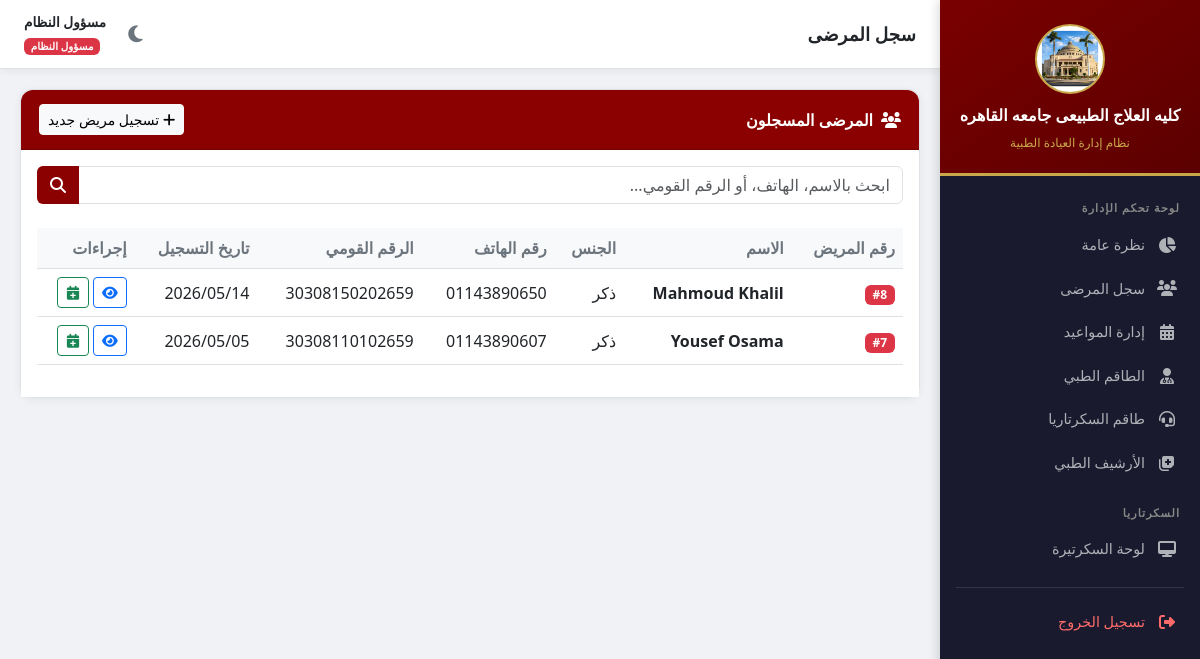
/secretary/patients/ (signed in), run on the app's committed database.
### clinic/models.py (models this page shows, shortened)
class Patient(models.Model):
    GENDER_CHOICES = [('M', 'ذكر'), ('F', 'أنثى')]
    patient_number = models.AutoField(primary_key=True, verbose_name="رقم المريض")
    name = models.CharField(max_length=150, verbose_name="الاسم")
    gender = models.CharField(max_length=1, choices=GENDER_CHOICES, verbose_name="الجنس")
    birth_date = models.DateField(verbose_name="تاريخ الميلاد")
    phone = models.CharField(max_length=20, blank=True, verbose_name="رقم الهاتف")
    address = models.TextField(blank=True, verbose_name="العنوان")
    national_id = models.CharField(max_length=14, unique=True, verbose_name="الرقم القومي", null=True, blank=True)
    created_at = models.DateTimeField(auto_now_add=True)
    updated_at = models.DateTimeField(auto_now=True)
    class Meta:
        verbose_name = "مريض"
        verbose_name_plural = "المرضى"

### clinic/views.py (the view)
# urls.py: path('secretary/patients/', views.secretary_patients, name='secretary_patients'),
@login_required
@user_passes_test(is_admin_or_secretary, login_url='login')
def secretary_patients(request):
    return _patients_list_view(request, 'secretary/patients.html', 'secretary')

### clinic/views.py (called while the page is built)
def is_admin(user):
    return user.is_superuser or user.is_staff

def is_admin_or_secretary(user):
    return is_admin(user) or is_secretary(user)

def _paginate(queryset, request):
    paginator = Paginator(queryset, ITEMS_PER_PAGE)
    page_number = request.GET.get('page')
    return paginator.get_page(page_number)

def _patients_list_view(request, template, role):
    query = request.GET.get('q', '')
    patients = Patient.objects.all()
    if query:
        patients = patients.filter(
            Q(name__icontains=query) | Q(phone__icontains=query) | Q(national_id__icontains=query)
        )
    patients = patients.order_by('-created_at')
    page_obj = _paginate(patients, request)
    return render(request, template, {'patients': page_obj, 'query': query, 'role': role})

### templates/secretary/patients.html (shortened to what this page needs)
{% extends 'base.html' %}
{% block page_title %}سجل المرضى{% endblock %}
{% block content %}
<div class="card">
  <div class="card-header d-flex justify-content-between align-items-center">
    <span><i class="fas fa-users me-2"></i>المرضى المسجلون</span>
    <a href="{% url 'secretary_patient_add' %}" class="btn btn-sm btn-light">
      <i class="fas fa-plus me-1"></i>تسجيل مريض جديد
    </a>
  </div>
  <div class="card-body">
    <form method="get" class="mb-4">
      <div class="input-group">
        <input type="text" name="q" value="{{ query }}" class="form-control" placeholder="ابحث بالاسم، الهاتف، أو الرقم القومي...">
        <button class="btn btn-cu" type="submit"><i class="fas fa-search"></i></button>
      </div>
    </form>
    {% if patients %}
    <div class="table-responsive">
      <table class="table table-hover align-middle">
        <thead class="table-light">
          <tr>
            <th>رقم المريض</th>
            <th>الاسم</th>
            <th>الجنس</th>
            <th>رقم الهاتف</th>
            <th>الرقم القومي</th>
            <th>تاريخ التسجيل</th>
            <th>إجراءات</th>
          </tr>
        </thead>
        <tbody>
          {% for patient in patients %}
          <tr>
            <td><span class="badge bg-danger">#{{ patient.patient_number }}</span></td>
            <td class="fw-bold">{{ patient.name }}</td>
            <td>{{ patient.get_gender_display }}</td>
            <td>{{ patient.phone|default:"—" }}</td>
            <td>{{ patient.national_id|default:"—" }}</td>
            <td>{{ patient.created_at|date:"Y/m/d" }}</td>
            <td>
              <div class="d-flex gap-1">
                <a href="{% url 'secretary_patient_detail' patient.pk %}" class="btn btn-sm btn-outline-primary" title="عرض الملف">
                  <i class="fas fa-eye"></i>
                </a>
                <a href="{% url 'secretary_appointment_add' %}?patient={{ patient.pk }}" class="btn btn-sm btn-outline-success" title="حجز موعد">
                  <i class="fas fa-calendar-plus"></i>
                </a>
              </div>
            </td>
          </tr>
          {% endfor %}
        </tbody>
      </table>
    </div>
    {% else %}
    <div class="text-center py-5 text-muted">
      <i class="fas fa-search fa-3x mb-3 opacity-25"></i>
      <p>{% if query %}لا توجد نتائج للبحث "{{ query }}"{% else %}لا يوجد مرضى مسجلون بعد{% endif %}</p>
    </div>
    {% endif %}
  </div>
</div>
{% endblock %}

### templates/base.html (shortened to what this page needs)
<!DOCTYPE html>
<html lang="ar" dir="rtl">
<head>
<link href="https://cdn.jsdelivr.net/npm/bootstrap@5.3.0/dist/css/bootstrap.rtl.min.css" rel="stylesheet">
<link href="https://cdnjs.cloudflare.com/ajax/libs/font-awesome/6.4.0/css/all.min.css" rel="stylesheet">
</head>
<body>
{% load auth_extras %}
{% if user.is_authenticated %}
<div class="sidebar" id="sidebar">
  <div class="sidebar-header">
    <div class="logo-container"><img src="/media/2.png" alt="لوجو جامعة القاهرة"></div>
    <h6>كليه العلاج الطبيعى جامعه القاهره</h6>
    <small>نظام إدارة العيادة الطبية</small>
  </div>
  <div class="sidebar-nav-container">
    {% if user.is_staff or user.is_superuser %}
    <div class="nav-section">لوحة تحكم الإدارة</div>
    <a href="{% url 'admin_dashboard' %}" class="nav-link-side {% if request.resolver_match.url_name == 'admin_dashboard' %}active{% endif %}" onclick="closeSidebar()"><i class="fas fa-chart-pie"></i> نظرة عامة</a>
    <a href="{% url 'admin_patients' %}" class="nav-link-side " onclick="closeSidebar()"><i class="fas fa-users"></i> سجل المرضى</a>
    <a href="{% url 'admin_appointments' %}" class="nav-link-side {% if request.resolver_match.url_name == 'admin_appointments' %}active{% endif %}" onclick="closeSidebar()"><i class="fas fa-calendar-alt"></i> إدارة المواعيد</a>
    <a href="{% url 'admin_doctors' %}" class="nav-link-side {% if request.resolver_match.url_name == 'admin_doctors' %}active{% endif %}" onclick="closeSidebar()"><i class="fas fa-user-md"></i> الطاقم الطبي</a>
    <a href="{% url 'admin_secretaries' %}" class="nav-link-side {% if 'admin_secreta' in request.resolver_match.url_name %}active{% endif %}" onclick="closeSidebar()"><i class="fas fa-headset"></i> طاقم السكرتاريا</a>
    <a href="{% url 'admin_records' %}" class="nav-link-side {% if request.resolver_match.url_name == 'admin_records' %}active{% endif %}" onclick="closeSidebar()"><i class="fas fa-notes-medical"></i> الأرشيف الطبي</a>
    <div class="nav-section" style="margin-top:8px;">السكرتاريا</div>
    <a href="{% url 'secretary_dashboard' %}" class="nav-link-side {% if request.resolver_match.url_name == 'secretary_dashboard' %}active{% endif %}" onclick="closeSidebar()"><i class="fas fa-desktop"></i> لوحة السكرتيرة</a>
    {% endif %}
    <div class="mt-3 border-top border-secondary pt-2" style="opacity:.3; margin: 0 16px;"></div>
    <a href="{% url 'logout' %}" class="nav-link-side mt-1" style="color:#ff6b6b;" onclick="closeSidebar()"><i class="fas fa-sign-out-alt"></i> تسجيل الخروج</a>
  </div>
</div>
<div class="main-content">
  <div class="topbar">
    <div class="d-flex align-items-center gap-2">
      <h5>{% block page_title %}{% endblock %}</h5>
    </div>
    <div class="d-flex align-items-center gap-3">
      <button class="theme-toggle" onclick="toggleTheme()" title="تبديل الوضع" aria-label="تبديل الوضع الليلي">
        <i class="fas fa-moon" id="themeIcon"></i>
      </button>
      <div class="text-end d-none d-sm-block">
        <div class="fw-bold" style="font-size:.85rem;">{{ user.get_full_name|default:user.username }}</div>
        {% if user.is_staff %}<span class="badge bg-danger" style="font-size:.65rem;">مسؤول النظام</span>
        {% elif user|has_group:"secretary" %}<span class="badge bg-success" style="font-size:.65rem;">سكرتيرة</span>
        {% else %}<span class="badge bg-primary" style="font-size:.65rem;">طبيب</span>{% endif %}
      </div>
    </div>
  </div>
  <div class="content-area">
    {% block content %}{% endblock %}
  </div>
</div>
{% else %}
{% block full_content %}{% endblock %}
{% endif %}
</body>
</html>

### templates/base.html (style rules this page uses)
:root { --cu-red: #8B0000; --cu-gold: #C9A84C; --cu-dark: #1a1a2e; --cu-gray: #f0f2f5; --sidebar-w: 260px; --bg-body: #f0f2f5; --bg-card: #ffffff; --bg-card-alt: #f8f9fa; --text-main: #212529; --text-muted: #6c757d; --border-color: #dee2e6; --topbar-bg: #ffffff; --table-hover: rgba(0,0,0,0.02); --shadow: 0 2px 8px rgba(0,0,0,0.06); }
body { font-family: 'Segoe UI', Tahoma, sans-serif; background: var(--bg-body); color: var(--text-main); transition: background .3s, color .3s; }
.sidebar { width: var(--sidebar-w); min-height: 100vh; background: var(--cu-dark); position: fixed; right: 0; top: 0; z-index: 1050; display: flex; flex-direction: column; box-shadow: -2px 0 10px rgba(0,0,0,0.15); transition: transform .3s ease; }
.sidebar-header { background: linear-gradient(145deg, #7a0000, #5c0000); padding: 24px 16px 20px; text-align: center; border-bottom: 3px solid var(--cu-gold); }
.sidebar-header .logo-container { width: 70px; height: 70px; margin: 0 auto 12px; background: white; border-radius: 50%; border: 2px solid var(--cu-gold); overflow: hidden; display: flex; align-items: center; justify-content: center; }
.sidebar-header .logo-container img { width: 100%; height: 100%; object-fit: cover; }
.sidebar-header h6 { color: #fff; margin: 0 0 4px; font-size: 1rem; font-weight: 700; }
.sidebar-header small { color: var(--cu-gold); font-size: .75rem; }
.sidebar-nav-container { flex-grow: 1; padding: 12px 0; overflow-y: auto; }
.nav-section { padding: 12px 20px 6px; color: #888; font-size: .7rem; font-weight: 600; text-transform: uppercase; letter-spacing: 1px; }
.nav-link-side { display: flex; align-items: center; gap: 12px; padding: 11px 20px; color: #aeb2b7; text-decoration: none; transition: all .2s; border-right: 3px solid transparent; font-size: .9rem; }
.nav-link-side i { width: 20px; text-align: center; font-size: 1rem; }
.main-content { margin-right: var(--sidebar-w); min-height: 100vh; transition: margin .3s; }
.topbar { background: var(--topbar-bg); padding: 12px 24px; display: flex; align-items: center; justify-content: space-between; box-shadow: var(--shadow); position: sticky; top: 0; z-index: 99; border-bottom: 1px solid var(--border-color); }
.topbar h5 { margin: 0; color: var(--text-main); font-weight: 700; font-size: 1.15rem; }
.content-area { padding: 20px; }
.card { border: 1px solid var(--border-color); border-radius: 12px; box-shadow: var(--shadow); background: var(--bg-card); color: var(--text-main); }
.card-header { background: var(--cu-red); color: white; border-radius: 12px 12px 0 0 !important; padding: 14px 18px; font-weight: 600; }
.card-body { background: var(--bg-card); color: var(--text-main); }
.table { color: var(--text-main); --bs-table-bg: var(--bg-card); --bs-table-hover-bg: var(--table-hover); }
.table-light { --bs-table-bg: var(--bg-card-alt) !important; --bs-table-color: var(--text-muted) !important; }
.form-control, .form-select { background: var(--bg-card); color: var(--text-main); border-color: var(--border-color); }
.btn-cu { background: var(--cu-red); color: white; }
.theme-toggle { background: none; border: none; color: var(--text-muted); font-size: 1.2rem; cursor: pointer; padding: 6px; border-radius: 8px; }

### data on the page
Patient: patient_number "8", name "Mahmoud Khalil", gender "ذكر", phone "01143890650", national_id "30308150202659", created_at "2026/05/14"
Patient: patient_number "7", name "Yousef Osama", gender "ذكر", phone "01143890607", national_id "30308110102659", created_at "2026/05/05"

### other printed values
{{ user.get_full_name|default:user.username }} "مسؤول النظام"
